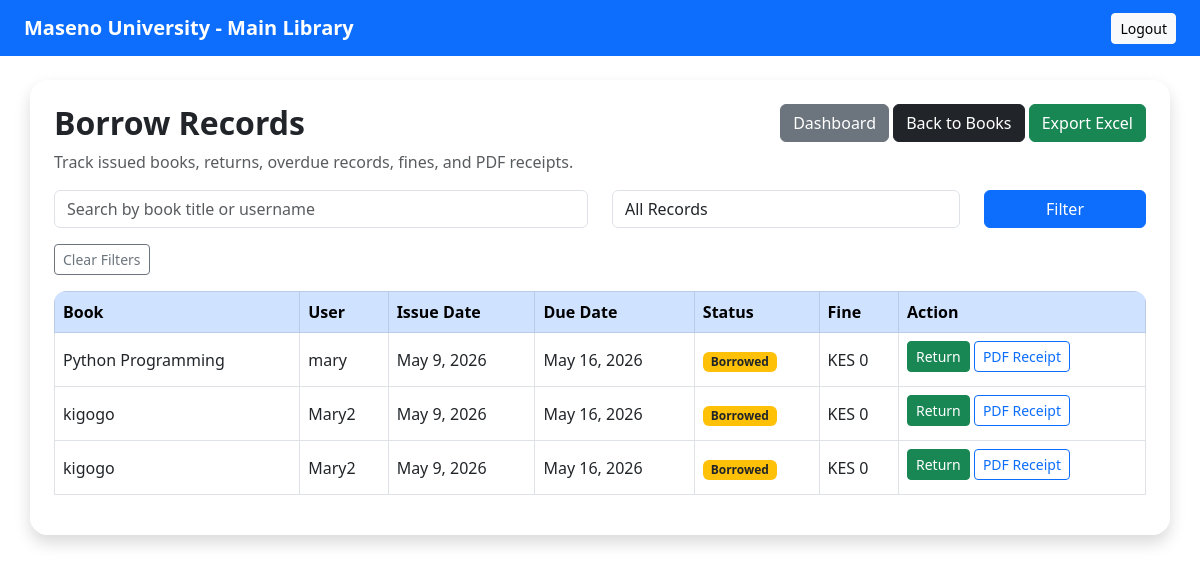
Screenshot of /borrow-records/ (signed in) with the database file from the repository.
### core/models.py (models this page shows, shortened)
class SystemSettings(models.Model):
    school_name = models.CharField(max_length=200, default="Maseno SmartLib")
    library_name = models.CharField(max_length=200, default="School Library")
    school_email = models.EmailField(blank=True, null=True)
    school_phone = models.CharField(max_length=50, blank=True, null=True)
    address = models.CharField(max_length=255, blank=True, null=True)
    logo = models.ImageField(upload_to='logos/', blank=True, null=True)
    theme_color = models.CharField(max_length=20, default="#0d6efd")
    class Meta:
        verbose_name = "System Setting"
        verbose_name_plural = "System Settings"

class BorrowRecord(models.Model):
    book = models.ForeignKey(Book, on_delete=models.CASCADE)
    user = models.ForeignKey(User, on_delete=models.CASCADE)
    issue_date = models.DateField(auto_now_add=True)
    due_date = models.DateField()
    return_date = models.DateField(
        blank=True,
        null=True
    )
    returned = models.BooleanField(default=False)

class Book(models.Model):
    STATUS_CHOICES = [
        ('available', 'Available'),
        ('unavailable', 'Unavailable'),
    ]
    title = models.CharField(max_length=200)
    author = models.CharField(max_length=150)
    isbn = models.CharField(
        max_length=50,
        unique=True,
        blank=True,
        null=True
    )
    category = models.ForeignKey(
        Category,
        on_delete=models.SET_NULL,
        null=True,
        blank=True
    )
    publisher = models.CharField(max_length=150, blank=True)
    year_published = models.PositiveIntegerField(
        blank=True,
        null=True
    )
    total_copies = models.PositiveIntegerField(default=1)
    available_copies = models.PositiveIntegerField(default=1)
    status = models.CharField(
        max_length=20,
        choices=STATUS_CHOICES,
        default='available'
    )
    cover_image = models.ImageField(
        upload_to='book_covers/',
        blank=True,
        null=True
    )
    created_at = models.DateTimeField(auto_now_add=True)

### core/views.py (the view, shortened to what this page needs)
@login_required
def borrow_records(request):
    if not admin_or_librarian_required(request.user):
        return forbidden_page()
    query = request.GET.get('q', '').strip()
    status_filter = request.GET.get('status', '').strip()
    today = date.today()
    records = BorrowRecord.objects.all().order_by('-issue_date')
    if query:
        records = records.filter(
            Q(book__title__icontains=query) |
            Q(user__username__icontains=query)
        ).distinct()
    if status_filter == "borrowed":
        records = records.filter(returned=False, due_date__gte=today)
    elif status_filter == "overdue":
        records = records.filter(returned=False, due_date__lt=today)
    elif status_filter == "returned":
        records = records.filter(returned=True)
    for record in records:
        end_date = record.return_date if record.returned and record.return_date else today
    fines = Fine.objects.all()
    return render(request, 'core/borrow_records.html', {
        'system_settings': get_settings(),
        'records': records,
        'today': today,
        'fines': fines,
        'query': query,
        'status_filter': status_filter
    })

### core/views.py (called while the page is built)
def get_settings():
    system_settings = SystemSettings.objects.order_by('-id').first()
    if system_settings is None:
        system_settings = SystemSettings.objects.create(
            school_name="Maseno University",
            library_name="Main Library",
            theme_color="#0d6efd"
        )
    return system_settings

def get_user_profile(user):
    profile, created = Profile.objects.get_or_create(
        user=user,
        defaults={'role': 'student'}
    )
    return profile

def admin_or_librarian_required(user):
    return get_user_profile(user).role in ['admin', 'librarian']

### templates/core/borrow_records.html (shortened to what this page needs)
<!DOCTYPE html>
<html>
<head>
    <link href="https://cdn.jsdelivr.net/npm/bootstrap@5.3.0/dist/css/bootstrap.min.css" rel="stylesheet">
</head>
<body>
<nav class="navbar navbar-dark px-4" style="background: {{ system_settings.theme_color }};">
    <span class="navbar-brand fw-bold">
        {{ system_settings.school_name }} - {{ system_settings.library_name }}
    </span>
    <a href="{% url 'logout' %}" class="btn btn-light btn-sm">Logout</a>
</nav>
<div class="container mt-4 p-4 shadow page-card">
    <div class="d-flex justify-content-between align-items-start mb-3 flex-wrap gap-2">
        <div>
            <h2 class="fw-bold">Borrow Records</h2>
            <p class="text-muted mb-0">
                Track issued books, returns, overdue records, fines, and PDF receipts.
            </p>
        </div>
        <div class="top-actions">
            <a href="{% url 'dashboard' %}" class="btn btn-secondary">Dashboard</a>
            <a href="{% url 'book_list' %}" class="btn btn-dark">Back to Books</a>
            <a href="{% url 'export_borrow_records_excel' %}" class="btn btn-success">Export Excel</a>
        </div>
    </div>
    <form method="GET" class="row mb-3">
        <div class="col-12 col-md-6 filter-field">
            <input type="text" name="q" value="{{ query }}" class="form-control"
                   placeholder="Search by book title or username">
        </div>
        <div class="col-12 col-md-4 filter-field">
            <select name="status" class="form-control">
                <option value="">All Records</option>
            </select>
        </div>
        <div class="col-12 col-md-2 filter-field">
            <button class="btn btn-primary w-100">Filter</button>
        </div>
    </form>
    <div class="mb-3">
        <a href="{% url 'borrow_records' %}" class="btn btn-outline-secondary btn-sm">
            Clear Filters
        </a>
    </div>
    <div class="table-responsive">
        <table class="table table-bordered table-hover align-middle">
            <thead class="table-primary">
                <tr>
                    <th>Book</th>
                    <th>User</th>
                    <th>Issue Date</th>
                    <th>Due Date</th>
                    <th>Status</th>
                    <th>Fine</th>
                    <th>Action</th>
                </tr>
            </thead>
            <tbody>
                {% for record in records %}
                <tr>
                    <td>{{ record.book.title }}</td>
                    <td>{{ record.user.username }}</td>
                    <td>{{ record.issue_date }}</td>
                    <td>{{ record.due_date }}</td>
                    <td>
                        {% if record.returned %}
                            <span class="badge bg-success">Returned</span>
                        {% elif record.due_date < today %}
                            <span class="badge bg-danger">Overdue</span>
                        {% else %}
                            <span class="badge bg-warning text-dark">Borrowed</span>
                        {% endif %}
                    </td>
                    <td>
                        {% for fine in fines %}
                            {% if fine.record.id == record.id %}
                                <strong>KES {{ fine.amount }}</strong><br>
                                {% if fine.paid %}
                                    <span class="badge bg-success">Paid</span>
                                {% else %}
                                    <span class="badge bg-danger">Unpaid</span><br>
                                    <a href="{% url 'mark_fine_paid' fine.id %}"
                                       class="btn btn-sm btn-outline-success mt-1">
                                        Mark Paid
                                    </a>
                                {% endif %}
                            {% endif %}
                        {% empty %}
                            KES 0
                        {% endfor %}
                    </td>
                    <td>
                        <div class="record-actions">
                            {% if not record.returned %}
                                <a href="{% url 'return_book' record.id %}" class="btn btn-sm btn-success">
                                    Return
                                </a>
                            {% else %}
                                <span class="text-muted">Returned</span>
                            {% endif %}
                            <a href="{% url 'borrow_receipt_pdf' record.id %}"
                               class="btn btn-sm btn-outline-primary">
                                PDF Receipt
                            </a>
                        </div>
                    </td>
                </tr>
                {% empty %}
                <tr>
                    <td colspan="7" class="text-center">
                        No matching borrow records found.
                    </td>
                </tr>
                {% endfor %}
            </tbody>
        </table>
    </div>
</div>
</body>
</html>

### templates/core/borrow_records.html (style rules this page uses)
body { background: url('https://images.unsplash.com/photo-1524995997946-a1c2e315a42f') no-repeat center center fixed; background-size: cover; }
.page-card { background: rgba(255,255,255,.95); border-radius: 18px; }
.top-actions a { margin-bottom: 8px; }
.record-actions a { margin-bottom: 6px; }
.table-responsive { border-radius: 12px; overflow-x: auto; }

### rows the page displays
SystemSettings: school_name "Maseno University", library_name "Main Library"
BorrowRecord: book "Python Programming", user.username "mary", issue_date "May 9, 2026", due_date "May 16, 2026", returned "Borrowed"
BorrowRecord: book "kigogo", user.username "Mary2", issue_date "May 9, 2026", due_date "May 16, 2026", returned "Borrowed"
BorrowRecord: book "kigogo", user.username "Mary2", issue_date "May 9, 2026", due_date "May 16, 2026", returned "Borrowed"
